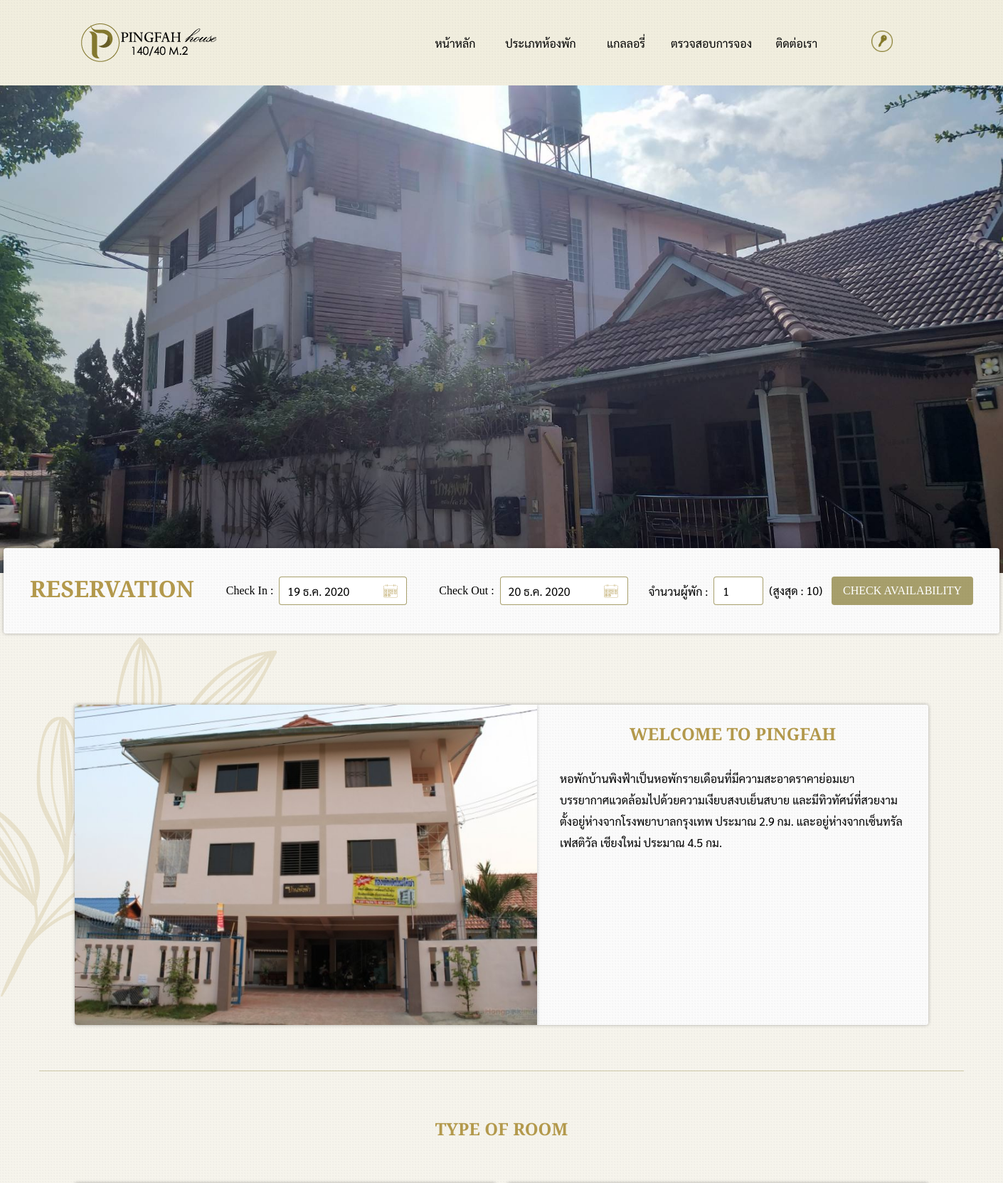
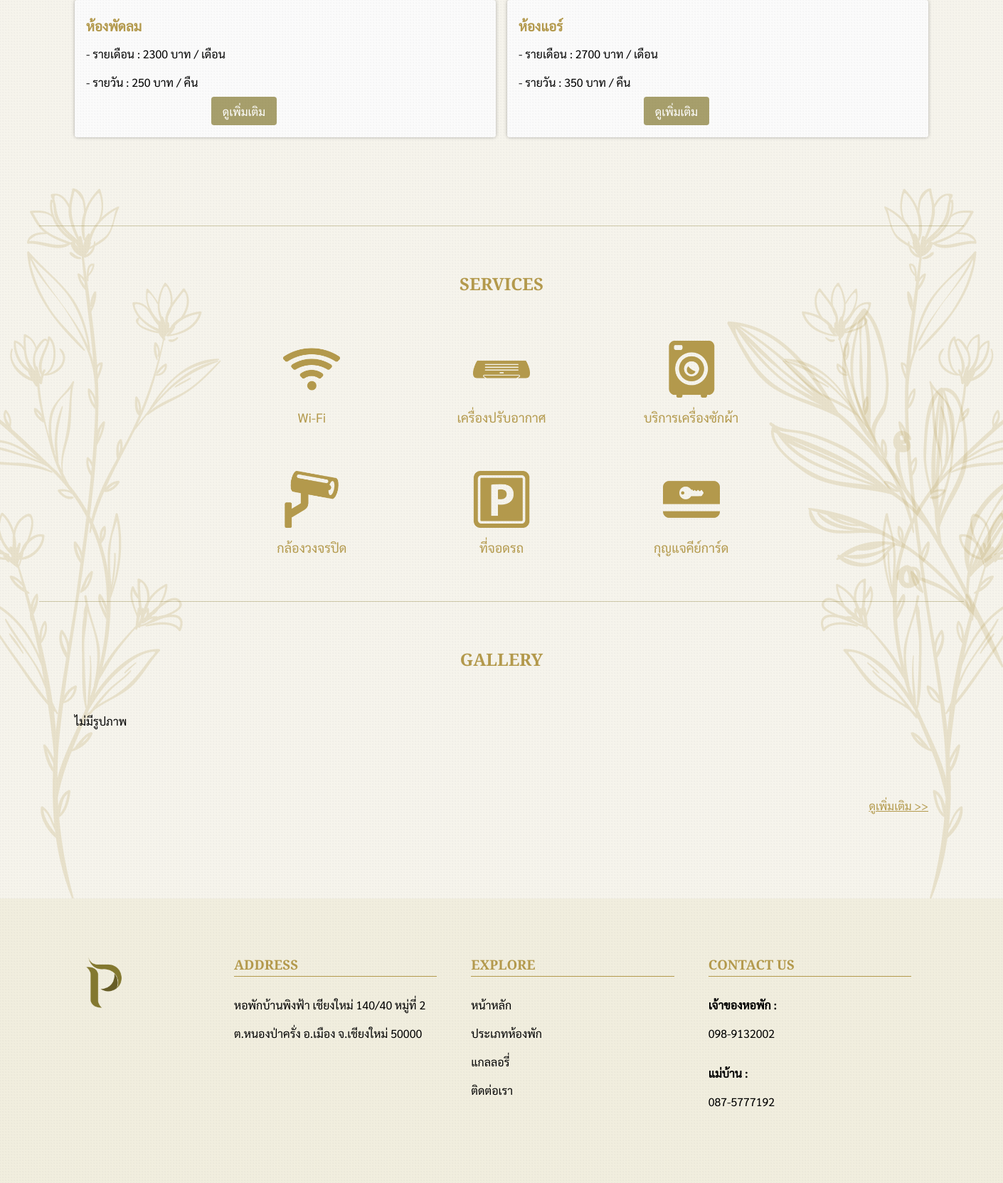
The page / on the database its author committed (2 pictures, top to bottom).
### tables this page shows
CREATE TABLE `roomdetail` (
  `type` varchar(255) NOT NULL,
  `water_bill` float(255,2) NOT NULL,
  `elec_bill` float(255,2) NOT NULL,
  `cable_charge` float(255,2) NOT NULL,
  `fines` float(255,2) NOT NULL,
  `price` float(255,2) NOT NULL,
  `daily_price` float(255,2) NOT NULL,
  `sv_fan` varchar(2) DEFAULT NULL,
  `sv_air` varchar(2) DEFAULT NULL,
  `sv_wifi` varchar(2) DEFAULT NULL,
  `sv_furniture` varchar(2) DEFAULT NULL,
  `sv_readtable` varchar(2) DEFAULT NULL
);

### index.php (the view, shortened to what this page needs)
<?php
include('pages/connection.php');
?>
<!DOCTYPE html>
<html lang="en">
<head>
    <link rel="stylesheet" href="css/main.css">
    <link rel="stylesheet" href="css/my-style.css">
    <link href="https://unpkg.com/aos@2.3.1/dist/aos.css" rel="stylesheet">
</head>
<body onload="bannerload()">
    <?php include('components/maintopbar.php') ?>
    <div style="position:relative;">
        <div class="banner">
            <img src="img/tool/13136571044859.jpg" alt="" id="banner">
        </div>
        <div class="reservation" id="re">
            <div class="card">
                <strong><label class="topic">RESERVATION</label></strong>
                <div style="padding:0 16px 0 32px">
                    <div style="display:flex;align-items:center;">
                        <label style="font-family: 'Playfair Display', serif;">Check In : </label>
                        <div style="position:relative;padding-left:8px;height:40px;">
                            <p id="check_in_date" class="dateText"></p>
                        </div>
                    </div>
                </div>
                <div style="padding:0 16px">
                    <div style="display:flex;align-items:center;">
                        <label style="font-family: 'Playfair Display', serif;">Check Out : </label>
                        <div style="position:relative;padding-left:8px;height:40px;">
                            <p id="check_out_date" class="dateText"></p>
                        </div>
                    </div>
                </div>
                <div style="display:flex;align-items:center;">
                    <label>จำนวนผู้พัก : </label>
                    <div style="position:relative;padding:0 8px;height:40px;">
                        <input id="people" type="number" min="1" max="10" value="1" oninput="this.value = this.value > 10 ? 10 : Math.abs(this.value)">
                    </div>
                    <label style="line-height:0px">(สูงสุด : 10)</label>
                </div>
                <button type="button" onclick="checkRoom()">CHECK AVAILABILITY</button>
            </div>
        </div>
    </div>
    <div class="about" data-aos="fade-up" data-aos-duration="1000" data-aos-once="true">
        <div class="about-detail">
            <img src="img/tool/sub1.jpg" alt="">
            <div style="padding:24px 32px;">
                <h2>WELCOME TO PINGFAH</h2>
                <div style="padding-top:32px;">
                    <p>หอพักบ้านพิงฟ้าเป็นหอพักรายเดือนที่มีความสะอาดราคาย่อมเยา
                        บรรยากาศแวดล้อมไปด้วยความเงียบสงบเย็นสบาย และมีทิวทัศน์ที่สวยงาม ตั้งอยู่ห่างจากโรงพยาบาลกรุงเทพ
                        ประมาณ 2.9 กม. และอยู่ห่างจากเซ็นทรัลเฟสติวัล เชียงใหม่ ประมาณ 4.5 กม.</p>
                </div>
            </div>
        </div>
    </div>
    <div class="hr"></div>
    <div class="room-box">
        <div class="room-detail" data-aos="fade-up" data-aos-duration="1000" data-aos-once="true">
            <h2>TYPE OF ROOM</h2>
            <div class="room-grid">
                <?php
                $roomData = "SELECT * FROM roomdetail";
                $result = $conn->query($roomData);
                    while($row = $result->fetch_assoc()) {
                ?>
                <div class="detail-grid">
                    <div class="detail">
                        <div>
                            <h3>ห้อง<?php echo $row['type']?></h3>
                            <p>- รายเดือน : <?php echo intval($row['price']); ?> บาท / เดือน</p>
                            <p>- รายวัน : <?php echo intval($row['daily_price']); ?> บาท / คืน</p>
                        </div>
                        <div style="display:flex;justify-content:flex-end">
                            <a
                                href="pages/roomList.php"><button>ดูเพิ่มเติม</button></a>
                        </div>
                    </div>
                </div>
                <?php
                    }
                ?>
            </div>
        </div>
    </div>
    <div class="hr"></div>
    <div class="submain2-box" data-aos="fade-up" data-aos-duration="1000" data-aos-once="true">
        <div>
            <h2 class="submain2-topic">SERVICES</h2>
            <div class="submain2-grid">
                <div>
                    <img src="img/tool/wifi2.png" alt="" class="icon-img">
                    <p>Wi-Fi</p>
                </div>
                <div>
                    <img src="img/tool/air2.png" alt="" class="icon-img">
                    <p>เครื่องปรับอากาศ</p>
                </div>
                <div>
                    <img src="img/tool/wash2.png" alt="" class="icon-img">
                    <p>บริการเครื่องซักผ้า</p>
                </div>
                <div>
                    <img src="img/tool/camera2.png" alt="" class="icon-img">
                    <p>กล้องวงจรปิด</p>
                </div>
                <div>
                    <img src="img/tool/park2.png" alt="" class="icon-img">
                    <p>ที่จอดรถ</p>
                </div>
                <div>
                    <img src="img/tool/key2.png" alt="" class="icon-img">
                    <p>กุญแจคีย์การ์ด</p>
                </div>
            </div>
        </div>
    </div>
    <div class="hr"></div>
    <div class="gallery" data-aos="fade-up" data-aos-duration="1000" data-aos-once="true">
        <div>
            <h2>Gallery</h2>
            <div class="gallery-grid">
                <?php
                    $num = 1;
                    $sql = "SELECT * FROM gallery ORDER BY gallery_id DESC LIMIT 8";
                    $result = $conn->query($sql);
                    if ($result->num_rows > 0) {
                        while($row = $result->fetch_assoc()) {
                ?>
                <div class="img<?php echo $num; ?>">
                    <img src="pages/images/gallery/<?php echo $row['gallery_name']; ?>" alt="">
                </div>
                <?php
                            $num++;
                        }
                    }else{
                        echo "ไม่มีรูปภาพ";
                    }
                ?>
            </div>
            <div style="padding-top:24px;display:flex;justify-content:flex-end;">
                <a href="pages/gallery.php">ดูเพิ่มเติม >></a>
            </div>
        </div>
    </div>
    <?php include('components/mainFoot.php') ?>
</body>
</html>

### css/mainTop.css (style rules this page uses)
* { margin: 0; padding: 0; box-sizing: border-box; font-family: Sarabun; }

### css/mainFoot.css (style rules this page uses)
* { margin: 0; padding: 0; box-sizing: border-box; }

### rows shown on the page
roomdetail: type "พัดลม", price "2300", daily_price "250"
roomdetail: type "แอร์", price "2700", daily_price "350"
